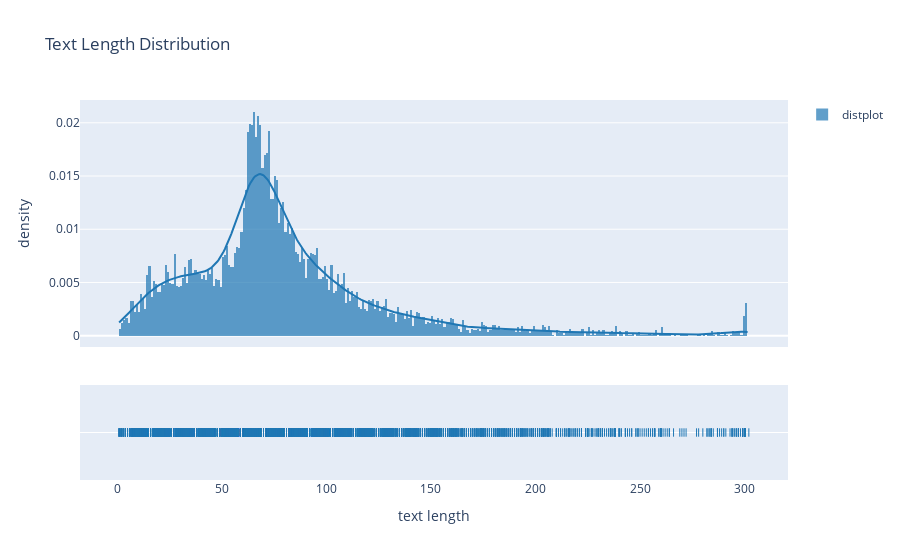

The cell this chart's notebook holds for it:
### Code cell
import plotly.figure_factory as ff
# import numpy as np
np.random.seed(1)

x = np.random.randn(1000)
hist_data = [df_rev['text length']]
group_labels = ['distplot'] # name of the dataset

fig = ff.create_distplot(hist_data, group_labels)
fig.update_layout(title='Text Length Distribution',
                  xaxis_title='text length',
                   yaxis_title='density')
fig.show()

### Figure 1 — Plotly figure (JSON) as saved in the notebook; plotly's stock layout.template omitted (floating-point values rounded to 4 significant figures; data arrays with more than 128 entries replaced by an {"elided": "..."} marker saying what was removed)
{"data": [{"autobinx": false, "histnorm": "probability density", "legendgroup": "distplot", "marker": {"color": "rgb(31, 119, 180)"}, "name": "distplot", "opacity": 0.7, "type": "histogram", "x": {"elided": "9009 int values"}, "xaxis": "x", "xbins": {"end": 302, "size": 1, "start": 1}, "yaxis": "y"}, {"legendgroup": "distplot", "marker": {"color": "rgb(31, 119, 180)"}, "mode": "lines", "name": "distplot", "showlegend": false, "type": "scatter", "x": {"elided": "500 float values"}, "xaxis": "x", "y": {"elided": "500 float values"}, "yaxis": "y"}, {"legendgroup": "distplot", "marker": {"color": "rgb(31, 119, 180)", "symbol": "line-ns-open"}, "mode": "markers", "name": "distplot", "showlegend": false, "type": "scatter", "x": {"elided": "9009 int values"}, "xaxis": "x", "y": {"elided": "9009 str values"}, "yaxis": "y2"}], "layout": {"barmode": "overlay", "hovermode": "closest", "legend": {"traceorder": "reversed"}, "title": {"text": "Text Length Distribution"}, "xaxis": {"anchor": "y2", "domain": [0, 1], "title": {"text": "text length"}, "zeroline": false}, "yaxis": {"anchor": "free", "domain": [0.35, 1], "position": 0, "title": {"text": "density"}}, "yaxis2": {"anchor": "x", "domain": [0, 0.25], "dtick": 1, "showticklabels": false}}}
